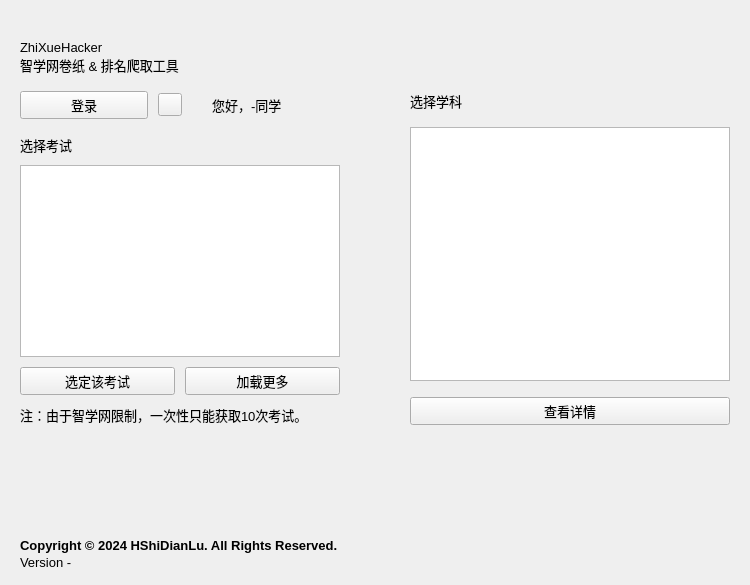
<?xml version="1.0" encoding="UTF-8"?>
<ui version="4.0">
 <class>Form</class>
 <widget class="QWidget" name="Form">
  <property name="geometry">
   <rect>
    <x>0</x>
    <y>0</y>
    <width>750</width>
    <height>585</height>
   </rect>
  </property>
  <property name="font">
   <font>
    <family>Microsoft JhengHei UI</family>
    <pointsize>10</pointsize>
   </font>
  </property>
  <property name="windowTitle">
   <string>ZhiXueHacker</string>
  </property>
  <property name="styleSheet">
   <string notr="true"/>
  </property>
  <layout class="QGridLayout" name="gridLayout_2">
   <property name="leftMargin">
    <number>20</number>
   </property>
   <property name="topMargin">
    <number>40</number>
   </property>
   <property name="rightMargin">
    <number>20</number>
   </property>
   <property name="bottomMargin">
    <number>15</number>
   </property>
   <property name="horizontalSpacing">
    <number>70</number>
   </property>
   <item row="2" column="0" colspan="2">
    <spacer name="verticalSpacer">
     <property name="orientation">
      <enum>Qt::Vertical</enum>
     </property>
     <property name="sizeType">
      <enum>QSizePolicy::Fixed</enum>
     </property>
     <property name="sizeHint" stdset="0">
      <size>
       <width>20</width>
       <height>10</height>
      </size>
     </property>
    </spacer>
   </item>
   <item row="3" column="0">
    <layout class="QHBoxLayout" name="horizontalLayout">
     <item>
      <widget class="PrimaryPushButton" name="PrimaryPushButton">
       <property name="text">
        <string>登录</string>
       </property>
      </widget>
     </item>
     <item>
      <spacer name="horizontalSpacer_3">
       <property name="orientation">
        <enum>Qt::Horizontal</enum>
       </property>
       <property name="sizeType">
        <enum>QSizePolicy::Fixed</enum>
       </property>
       <property name="sizeHint" stdset="0">
        <size>
         <width>10</width>
         <height>20</height>
        </size>
       </property>
      </spacer>
     </item>
     <item>
      <widget class="ToolButton" name="ToolButton"/>
     </item>
     <item>
      <spacer name="horizontalSpacer_2">
       <property name="orientation">
        <enum>Qt::Horizontal</enum>
       </property>
       <property name="sizeType">
        <enum>QSizePolicy::Fixed</enum>
       </property>
       <property name="sizeHint" stdset="0">
        <size>
         <width>30</width>
         <height>20</height>
        </size>
       </property>
      </spacer>
     </item>
     <item>
      <widget class="CaptionLabel" name="CaptionLabel_3">
       <property name="text">
        <string>您好，-同学</string>
       </property>
      </widget>
     </item>
    </layout>
   </item>
   <item row="11" column="0" colspan="2">
    <layout class="QVBoxLayout" name="verticalLayout_3">
     <property name="spacing">
      <number>2</number>
     </property>
     <property name="topMargin">
      <number>0</number>
     </property>
     <item>
      <widget class="StrongBodyLabel" name="StrongBodyLabel">
       <property name="font">
        <font>
         <family>Microsoft YaHei UI</family>
         <pointsize>10</pointsize>
         <weight>75</weight>
         <bold>true</bold>
        </font>
       </property>
       <property name="text">
        <string>Copyright © 2024 HShiDianLu. All Rights Reserved.</string>
       </property>
       <property name="alignment">
        <set>Qt::AlignLeading|Qt::AlignLeft|Qt::AlignVCenter</set>
       </property>
      </widget>
     </item>
     <item>
      <widget class="CaptionLabel" name="CaptionLabel_2">
       <property name="font">
        <font>
         <family>Microsoft YaHei UI</family>
         <pointsize>10</pointsize>
         <weight>50</weight>
         <bold>false</bold>
        </font>
       </property>
       <property name="text">
        <string>Version -</string>
       </property>
       <property name="alignment">
        <set>Qt::AlignLeading|Qt::AlignLeft|Qt::AlignVCenter</set>
       </property>
      </widget>
     </item>
    </layout>
   </item>
   <item row="4" column="0">
    <spacer name="verticalSpacer_3">
     <property name="orientation">
      <enum>Qt::Vertical</enum>
     </property>
     <property name="sizeType">
      <enum>QSizePolicy::Fixed</enum>
     </property>
     <property name="sizeHint" stdset="0">
      <size>
       <width>20</width>
       <height>10</height>
      </size>
     </property>
    </spacer>
   </item>
   <item row="5" column="0" rowspan="5">
    <layout class="QVBoxLayout" name="verticalLayout">
     <item>
      <widget class="StrongBodyLabel" name="StrongBodyLabel_2">
       <property name="text">
        <string>选择考试</string>
       </property>
      </widget>
     </item>
     <item>
      <spacer name="verticalSpacer_2">
       <property name="orientation">
        <enum>Qt::Vertical</enum>
       </property>
       <property name="sizeType">
        <enum>QSizePolicy::Fixed</enum>
       </property>
       <property name="sizeHint" stdset="0">
        <size>
         <width>20</width>
         <height>10</height>
        </size>
       </property>
      </spacer>
     </item>
     <item>
      <widget class="ListWidget" name="ListWidget"/>
     </item>
     <item>
      <spacer name="verticalSpacer_6">
       <property name="orientation">
        <enum>Qt::Vertical</enum>
       </property>
       <property name="sizeType">
        <enum>QSizePolicy::Fixed</enum>
       </property>
       <property name="sizeHint" stdset="0">
        <size>
         <width>20</width>
         <height>10</height>
        </size>
       </property>
      </spacer>
     </item>
     <item>
      <layout class="QHBoxLayout" name="horizontalLayout_5">
       <item>
        <widget class="PrimaryPushButton" name="PrimaryPushButton_3">
         <property name="text">
          <string>选定该考试</string>
         </property>
        </widget>
       </item>
       <item>
        <spacer name="horizontalSpacer">
         <property name="orientation">
          <enum>Qt::Horizontal</enum>
         </property>
         <property name="sizeType">
          <enum>QSizePolicy::Fixed</enum>
         </property>
         <property name="sizeHint" stdset="0">
          <size>
           <width>10</width>
           <height>10</height>
          </size>
         </property>
        </spacer>
       </item>
       <item>
        <widget class="PushButton" name="PushButton_2">
         <property name="text">
          <string>加载更多</string>
         </property>
        </widget>
       </item>
      </layout>
     </item>
     <item>
      <spacer name="verticalSpacer_8">
       <property name="orientation">
        <enum>Qt::Vertical</enum>
       </property>
       <property name="sizeType">
        <enum>QSizePolicy::Fixed</enum>
       </property>
       <property name="sizeHint" stdset="0">
        <size>
         <width>20</width>
         <height>10</height>
        </size>
       </property>
      </spacer>
     </item>
     <item>
      <widget class="CaptionLabel" name="CaptionLabel_4">
       <property name="text">
        <string>注：由于智学网限制，一次性只能获取10次考试。</string>
       </property>
      </widget>
     </item>
    </layout>
   </item>
   <item row="1" column="0" colspan="2">
    <layout class="QVBoxLayout" name="verticalLayout_4">
     <property name="spacing">
      <number>0</number>
     </property>
     <item>
      <widget class="TitleLabel" name="TitleLabel">
       <property name="text">
        <string>ZhiXueHacker</string>
       </property>
      </widget>
     </item>
     <item>
      <widget class="CaptionLabel" name="CaptionLabel">
       <property name="text">
        <string>智学网卷纸 &amp; 排名爬取工具</string>
       </property>
      </widget>
     </item>
    </layout>
   </item>
   <item row="3" column="1" rowspan="7">
    <layout class="QVBoxLayout" name="verticalLayout_5">
     <property name="spacing">
      <number>6</number>
     </property>
     <property name="leftMargin">
      <number>0</number>
     </property>
     <property name="topMargin">
      <number>0</number>
     </property>
     <property name="rightMargin">
      <number>0</number>
     </property>
     <item>
      <widget class="StrongBodyLabel" name="StrongBodyLabel_3">
       <property name="text">
        <string>选择学科</string>
       </property>
      </widget>
     </item>
     <item>
      <spacer name="verticalSpacer_4">
       <property name="orientation">
        <enum>Qt::Vertical</enum>
       </property>
       <property name="sizeType">
        <enum>QSizePolicy::Fixed</enum>
       </property>
       <property name="sizeHint" stdset="0">
        <size>
         <width>20</width>
         <height>10</height>
        </size>
       </property>
      </spacer>
     </item>
     <item>
      <widget class="ListWidget" name="ListWidget_2"/>
     </item>
     <item>
      <spacer name="verticalSpacer_7">
       <property name="orientation">
        <enum>Qt::Vertical</enum>
       </property>
       <property name="sizeType">
        <enum>QSizePolicy::Fixed</enum>
       </property>
       <property name="sizeHint" stdset="0">
        <size>
         <width>20</width>
         <height>10</height>
        </size>
       </property>
      </spacer>
     </item>
     <item>
      <layout class="QHBoxLayout" name="horizontalLayout_2">
       <item>
        <widget class="PrimaryPushButton" name="PrimaryPushButton_2">
         <property name="text">
          <string>查看详情</string>
         </property>
        </widget>
       </item>
      </layout>
     </item>
    </layout>
   </item>
   <item row="10" column="0">
    <spacer name="verticalSpacer_5">
     <property name="orientation">
      <enum>Qt::Vertical</enum>
     </property>
     <property name="sizeType">
      <enum>QSizePolicy::Expanding</enum>
     </property>
     <property name="sizeHint" stdset="0">
      <size>
       <width>20</width>
       <height>15</height>
      </size>
     </property>
    </spacer>
   </item>
  </layout>
 </widget>
 <customwidgets>
  <customwidget>
   <class>PushButton</class>
   <extends>QPushButton</extends>
   <header>qfluentwidgets</header>
  </customwidget>
  <customwidget>
   <class>PrimaryPushButton</class>
   <extends>PushButton</extends>
   <header>qfluentwidgets</header>
  </customwidget>
  <customwidget>
   <class>ToolButton</class>
   <extends>QToolButton</extends>
   <header>qfluentwidgets</header>
  </customwidget>
  <customwidget>
   <class>CaptionLabel</class>
   <extends>QLabel</extends>
   <header>qfluentwidgets</header>
  </customwidget>
  <customwidget>
   <class>StrongBodyLabel</class>
   <extends>QLabel</extends>
   <header>qfluentwidgets</header>
  </customwidget>
  <customwidget>
   <class>TitleLabel</class>
   <extends>QLabel</extends>
   <header>qfluentwidgets</header>
  </customwidget>
  <customwidget>
   <class>ListWidget</class>
   <extends>QListWidget</extends>
   <header>qfluentwidgets</header>
  </customwidget>
 </customwidgets>
 <resources/>
 <connections/>
</ui>
